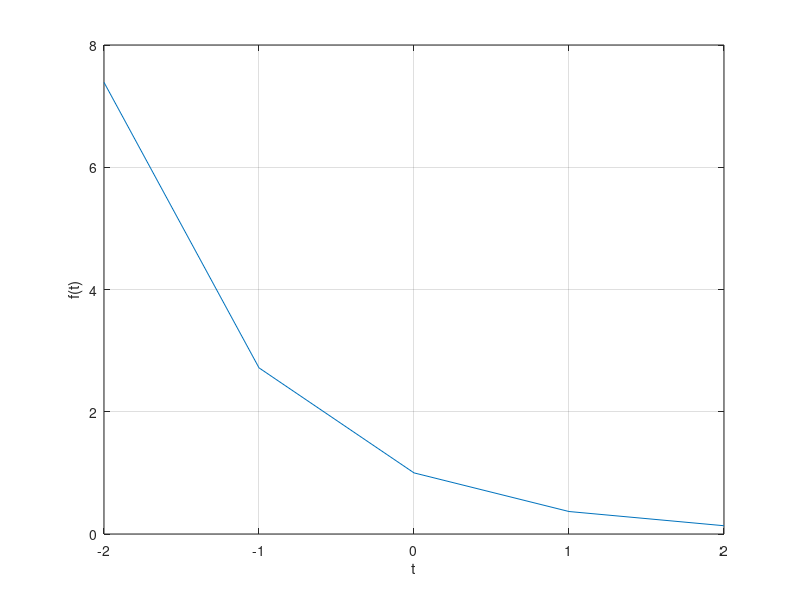
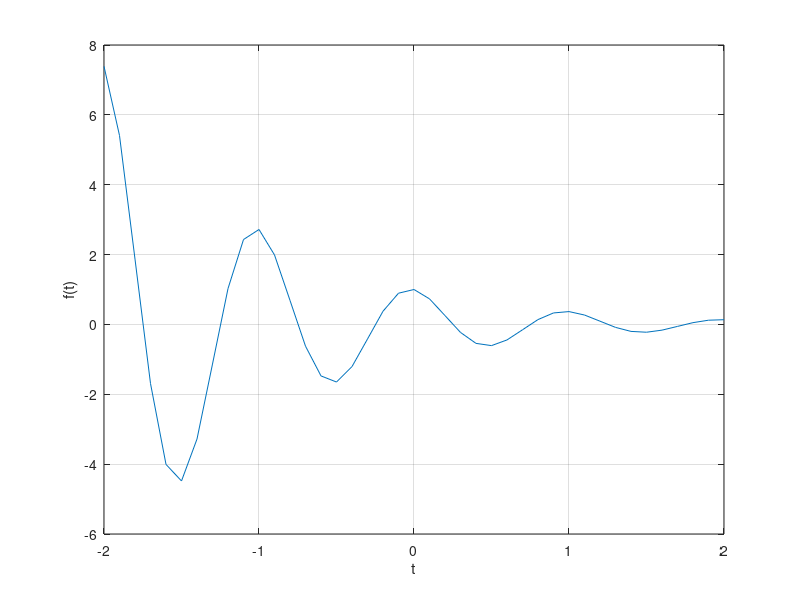
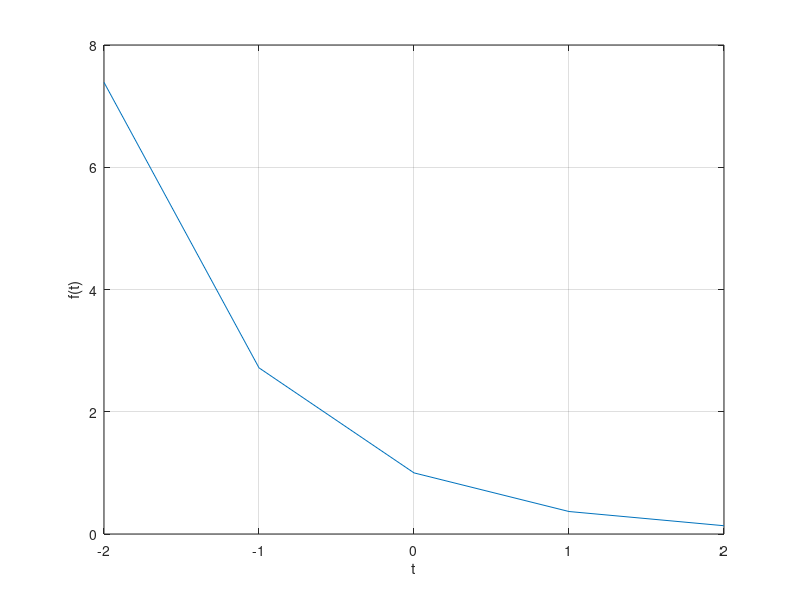

Write MATLAB code to recreate these figures, in order.
% Problem A.1a
% Figure 1.46
f = @(t) exp(-t).*cos(2*pi*t);
t=(-2:2);
figure('Name','Figure A1a','NumberTitle','off');
plot(t,f(t));
xlabel('t');ylabel('f(t)');grid;

% Problem A.1b
% Figure 1.47
f = @(t) exp(-t).*cos(2*pi*t);
t=(-2:0.1:2);
figure('Name','Figure A1b','NumberTitle','off');
plot(t,f(t));
xlabel('t');ylabel('f(t)');grid;

% Problem A.2
f = @(t) exp(-t);
tt=[-2:2];
figure('Name','Figure A2','NumberTitle','off');
plot(tt,f(tt));
xlabel('t');ylabel('f(t)');grid;
%% 